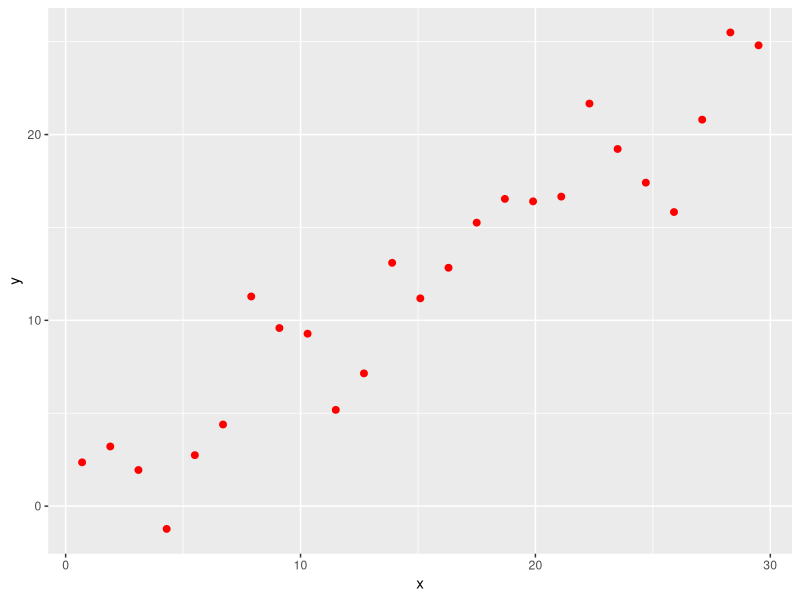

The R source for this figure:
# simple file 

library(ggplot2)
m <- .8
b <-  1
x <- seq(from = .7, to = 30, by = 1.2)
s <- 3
e <- s*rnorm(length(x))

y <- m*x + b + e


dat <- as.data.frame(cbind(x,y))

p <- ggplot(data=dat, aes(x,y)) 

p + geom_point(color="red", size=2)

